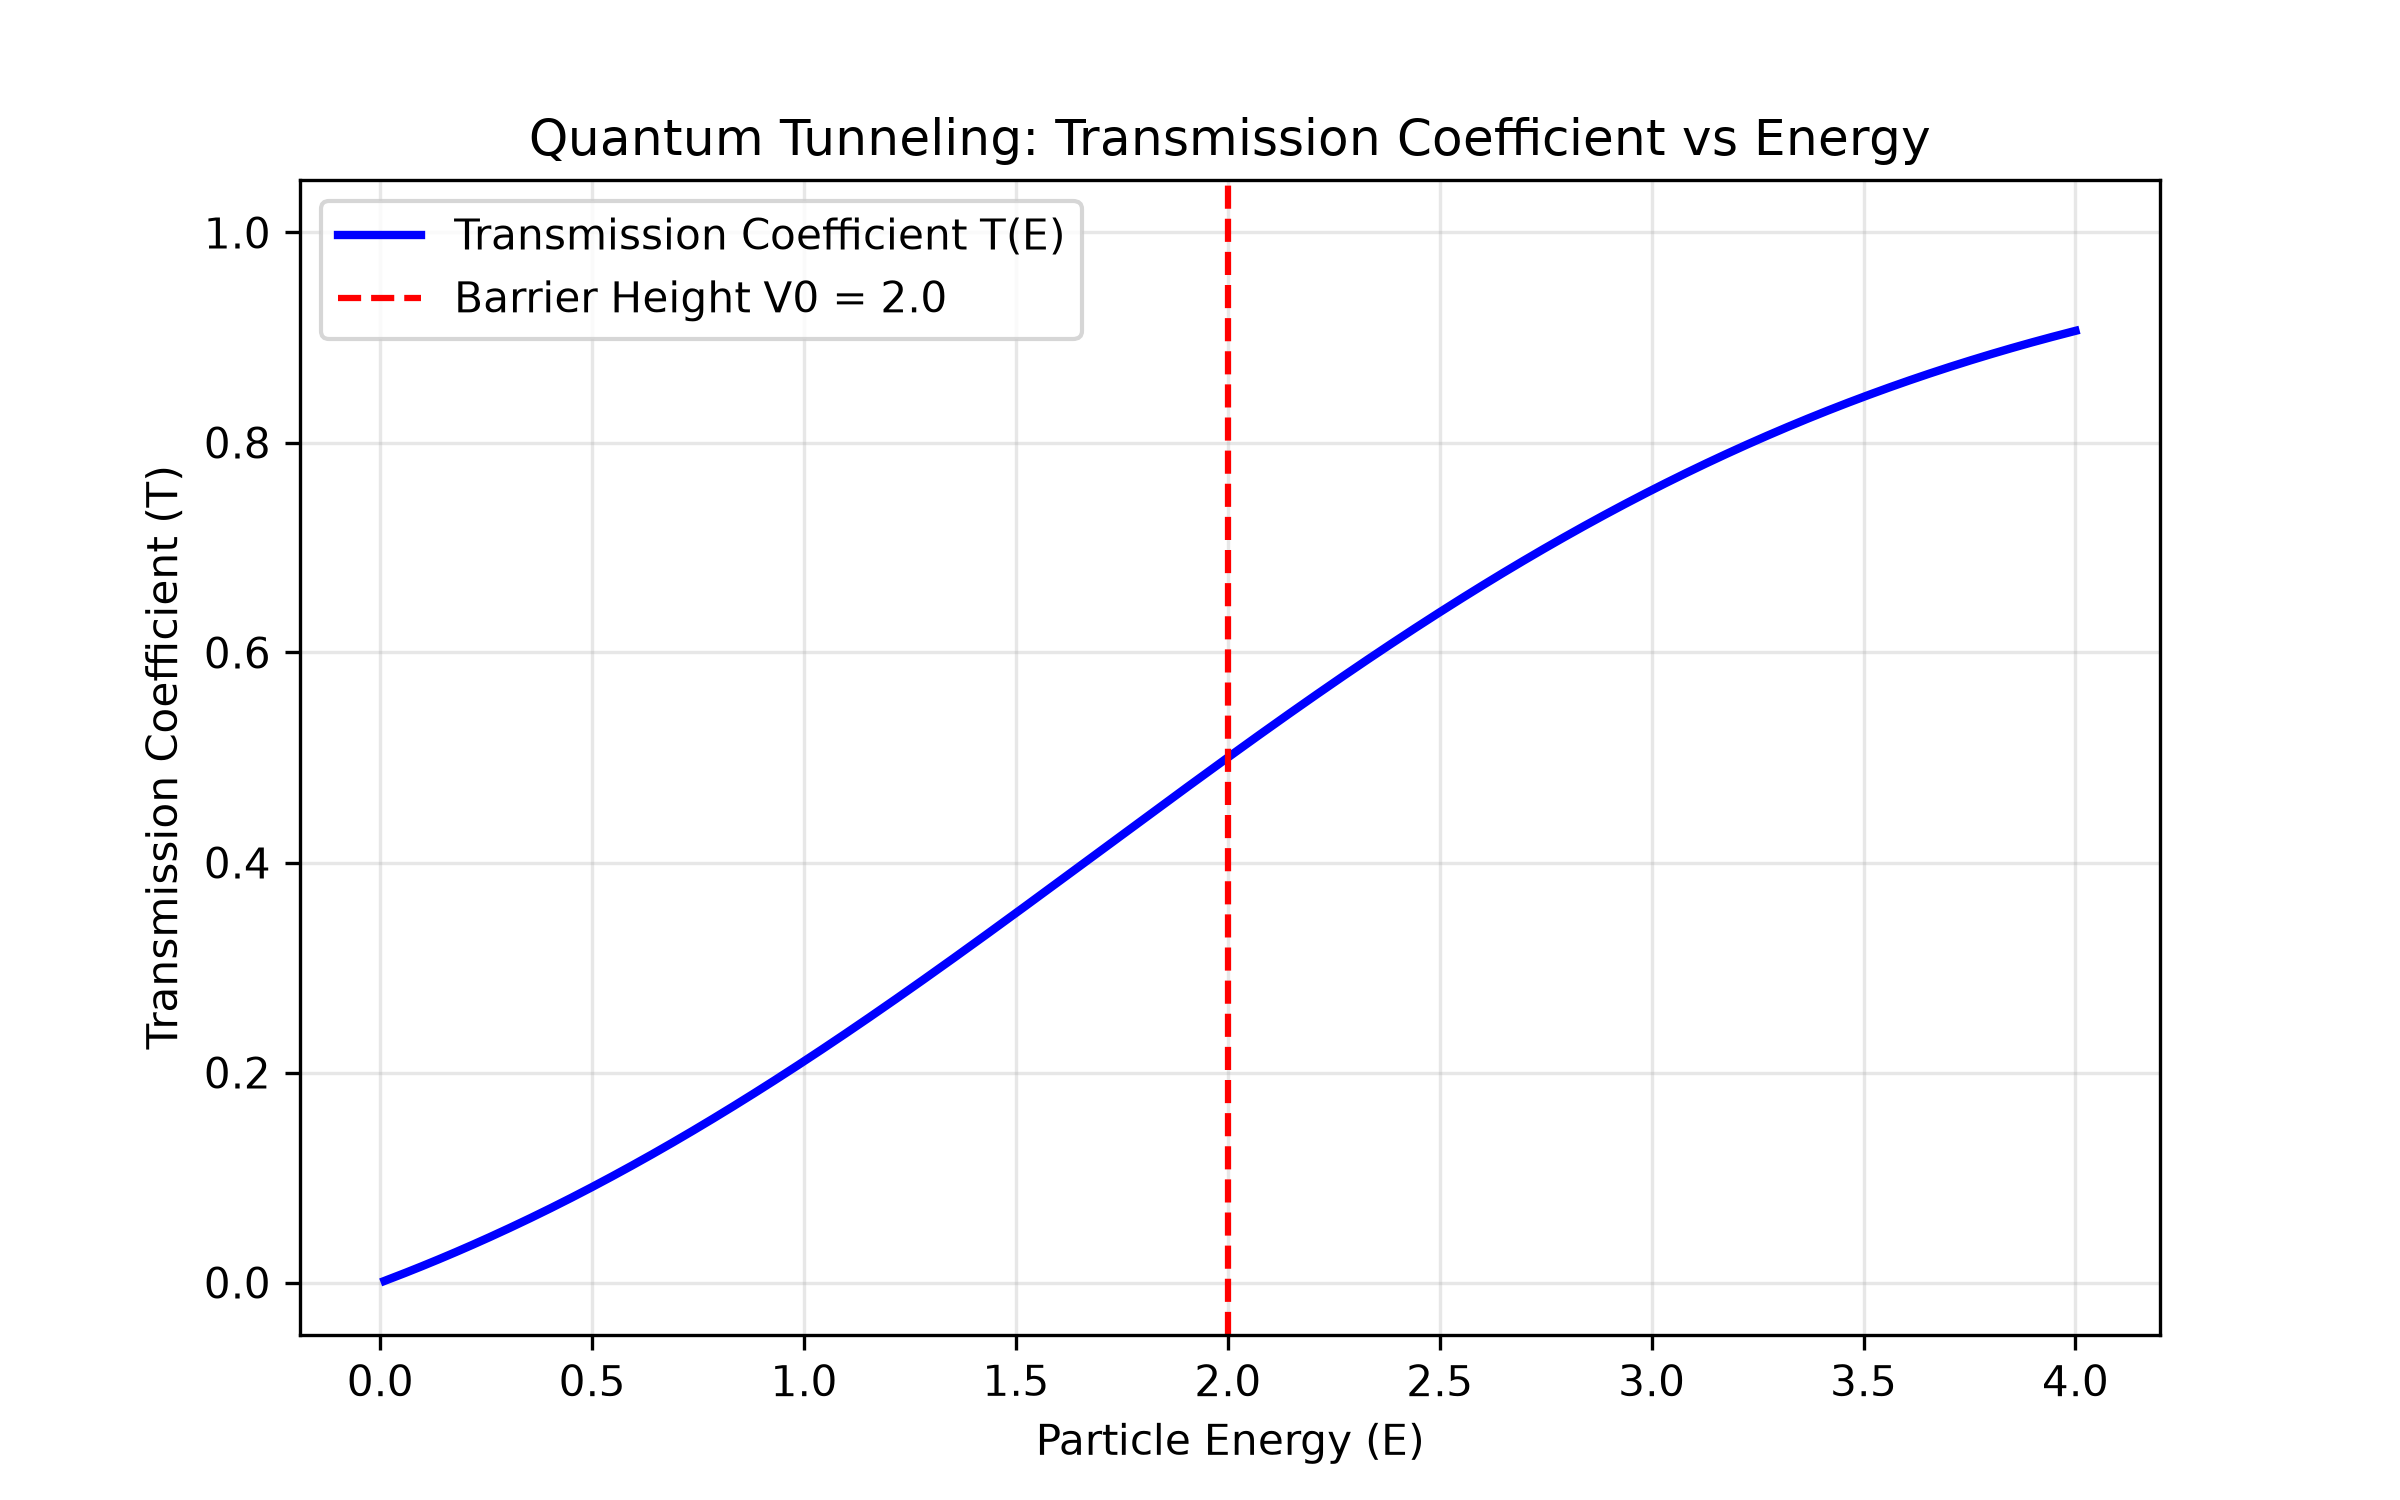

Source code (Python):
import numpy as np
import matplotlib.pyplot as plt

# ---- Physical Constants (Natural Units) ----
hbar = 1.0
m = 1.0
V0 = 2.0   # Barrier height
L = 1.0    # Barrier width

# ---- Energy range ----
E = np.linspace(0.01, 4.0, 500)

# ---- Wave number inside barrier (complex-safe formula) ----
k2 = np.sqrt(2 * m * (V0 - E) + 0j) / hbar

# ---- Transmission coefficient calculation ----
numerator = 4 * E * (V0 - E)
denominator = numerator + V0**2 * np.sinh(k2 * L)**2
T = numerator / denominator
T = np.real(T)
T = np.clip(T, 0, 1)

# ---- Plotting ----
plt.figure(figsize=(8,5))
plt.plot(E, T, color='blue', linewidth=2, label='Transmission Coefficient T(E)')
plt.axvline(x=V0, color='red', linestyle='--', label=f'Barrier Height V0 = {V0}')
plt.xlabel('Particle Energy (E)')
plt.ylabel('Transmission Coefficient (T)')
plt.title('Quantum Tunneling: Transmission Coefficient vs Energy')
plt.legend()
plt.ylim(-0.05, 1.05)
plt.grid(True, alpha=0.3)
plt.savefig('transmission_coefficient.png', dpi=300)
plt.show()
